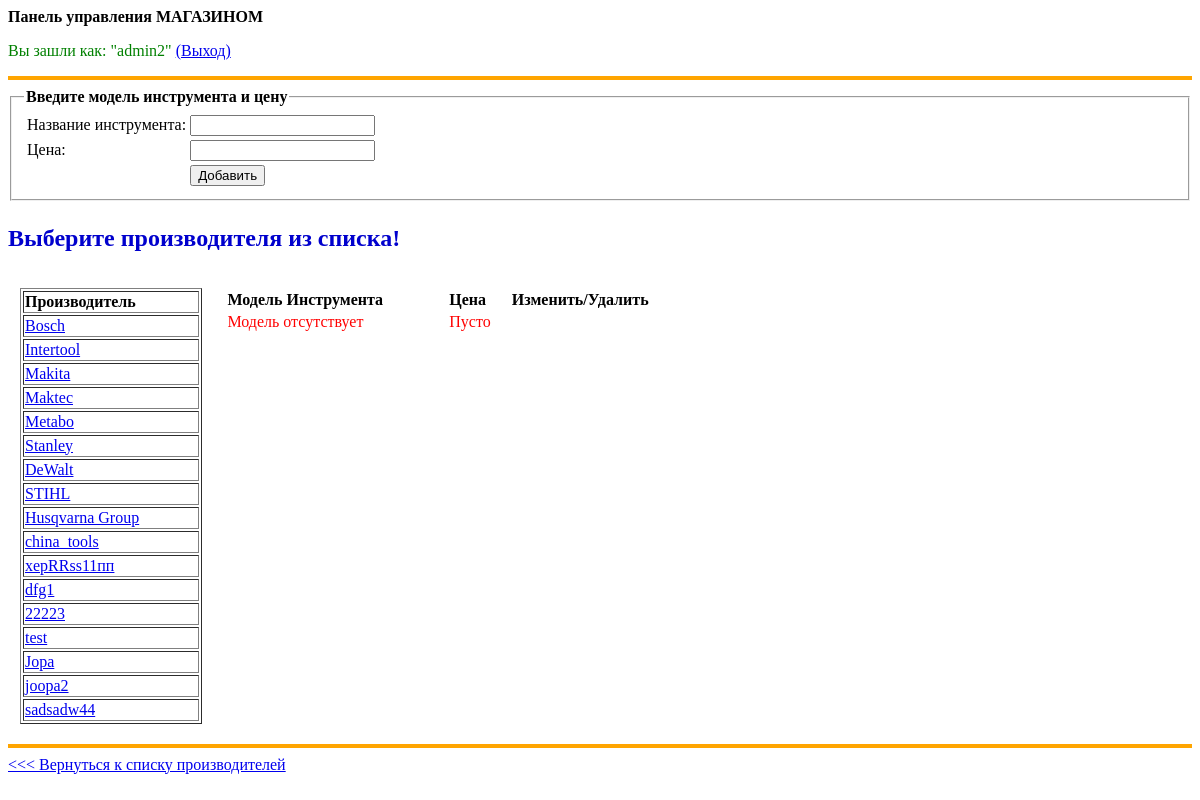
/edit_tools.php (signed in), run on the app's committed database.
### tables this page shows
CREATE TABLE IF NOT EXISTS `categories` (
  `id` int(11) NOT NULL AUTO_INCREMENT,
  `name` varchar(30) DEFAULT NULL,
  PRIMARY KEY (`id`)
);

### inc/charset_dbc_sess_s.php (called while the page is built, shortened)
<?php
include 'class DbConnect.php';
include 'class_Category.php';
include 'class_Product.php';
$obj_conn = new DbConnect('localhost', 'root', '', 'shop');
?>

### inc/class DbConnect.php (called while the page is built, shortened)
<?php
class DbConnect{
    private $host;
    private $login;
    private $pass;
    private $db_name;
    private $dbc;
    public function __construct ($host, $login, $pass, $db_name){
        $this->host = $host;
        $this->login = $login;
        $this->pass = $pass;
        $this->db_name = $db_name;
    }
    public function connect (){
        $this->dbc = mysqli_connect($this->host, $this->login, $this->pass, $this->db_name);
    }
    public function get_connection (){
        return $this->dbc;
    }
}
?>

### inc/class_Category.php (called while the page is built, shortened)
<?php
class Category {
    private $id;
    private $name;
    public function __construct($id, $name){
        $this->id = $id;
        $this->name = $name;
    }
    public static function find ($dbc){
        $query = "SELECT * FROM categories";
        $result = mysqli_query($dbc, $query);
        while ($row=mysqli_fetch_array($result)) {
            $arr[] = new Category($row['id'], $row['name']);
        }
        return $arr;
    }
    public function getId(){
        return $this->id;
    }
    public function getName(){
        return $this->name;
    }
}
?>

### inc/class_Product.php (called while the page is built, shortened)
<?php
class Product {
    private $category_id;
    public function __construct($id, $name, $price, $category_id){
        $this->category_id = $category_id;
    }
    public function getCategory_id(){
        return $this->category_id;
    }
    public static function findByCategoryId ($dbc, $category_id) {
        $query = "SELECT * FROM tools WHERE category_id ='".$category_id."'";
        $result = mysqli_query($dbc, $query);
        if (is_array($arr)){
            return $arr;
        }
        else {
            return 'Список Пуст';
        }
    }
    public static function findById($dbc, $id){
        $query = "SELECT * FROM tools WHERE id = '".$id."'";
        $result = mysqli_query($dbc, $query);
        $row = mysqli_fetch_array($result);
        return new Product ($row['id'], $row['name'], $row['price'], $row['category_id']);
    }
}
?>

### edit_tools.php (the view, shortened to what this page needs)
<?php
include 'inc/charset_dbc_sess_s.php';
$tools = array('id'=>'', 'name'=>'', 'price'=>'', 'category_id'=>$_GET['category_id']);
function form_add($tools, $title_form='Введите модель инструмента и цену', $button='Добавить') {
    echo '<form method="post" action="">
    <fieldset><legend><strong>'.$title_form.'</strong></legend>
    <table>
        <tr><td><label for="name">Название инструмента: </label></td>
        <td><input type="text" id="name" name="name" value="'.$tools['name'].'" /></td></tr>
        <tr><td><label for="price">Цена:</label></td>
        <td><input type="text" id="price" name="price" value="'.$tools['price'].'" /></td></tr>
        <tr><td><input type="hidden" name="id" value="'.$tools['id'].'" />
        <input type="hidden" name="category_id" value="'.$tools['category_id'].'" /></td>
        <td><input type="submit" name="submit" value="'.$button.'" /></td></tr>
    </table>
    </fieldset></form>';
}
include 'inc/site_head.php';
?>
<strong>Панель управления МАГАЗИНОМ</strong><br />
<p style="color: green">Вы зашли как: &quot;<?php echo $_SESSION['logged'].'&quot; <a href="edit_tools.php?action=4">(Выход)</a>'; ?></p>
<hr color="orange" size="4" />
<?php
switch ($_GET['message']) {
    default:
        form_add($tools);
        echo '<p class="categories">Выберите производителя из списка!</p>';
}
?>
<table border="0" width="60%" cellpadding="10">
        <tr><td width="15%" valign="top">
                <table border="1px" width="100%" cellpadding="1">
                    <tr><td><strong>Производитель</strong></td></tr>
                    <?php
                    foreach (Category::find($obj_conn->get_connection()) as $obj_category){
                        echo '<tr><td><a href="edit_tools.php?category_id='.$obj_category->getId().'&action=1">'.$obj_category->getName().'</a></td></tr>';
                    }
                    ?>
                    </td></table>
            <td width="45%" valign="top">
                <table width="100%" border="0" cellpadding="1">
                    <tr><td><strong>Модель Инструмента</strong></td><td><strong>Цена</strong></td><td><strong>Изменить/Удалить</strong></td></tr>
                    <?php
                    if (isset($_GET['category_id'])){
                        if (is_array(Product::findByCategoryId($obj_conn->get_connection(), $_GET['category_id']))){
                        foreach (Product::findByCategoryId($obj_conn->get_connection(), $_GET['category_id']) as $obj_product) {
                            echo '<tr><td>' . $obj_product->getName() . '</td><td>' . $obj_product->getPrice() . ' грн.</td>
                        <td><a href="edit_tools.php?id=' . $obj_product->getId() . '&action=2">Изменить</a>
                        / <a href="edit_tools.php?id=' . $obj_product->getId() . '&action=3">Удалить</a></td></tr>';
                        }
                    }
                        else {
                            echo '<tr><td style="color: red">Модель отсутствует</td><td style="color: red">Пусто</td></tr>';
                        }
                    }
                    else {
                        $category_id = Product::findById($obj_conn->get_connection(), $_GET['id'])->getCategory_id();
                        if (is_array(Product::findByCategoryId($obj_conn->get_connection(), $category_id))){
                            foreach (Product::findByCategoryId($obj_conn->get_connection(), $category_id) as $obj_product) {
                                echo '<tr><td>' . $obj_product->getName() . '</td><td>' . $obj_product->getPrice() . ' грн.</td>
                        <td><a href="edit_tools.php?id=' . $obj_product->getId() . '&action=2">Изменить</a>
                        / <a href="edit_tools.php?id=' . $obj_product->getId() . '&action=3">Удалить</a></td></tr>';
                            }
                        }
                        else {
                            echo '<tr><td style="color: red">Модель отсутствует</td><td style="color: red">Пусто</td></tr>';
                        }
                    }
                    ?>
                </table></td></tr>
<hr color="orange" size="4" />
<a href="edit_categories.php">&lt;&lt;&lt; Вернуться к списку производителей</a>
<?php
include 'inc/bottom.php';
?>

### style.css (style rules this page uses)
.categories { color: mediumblue; font-weight: bold; font-size: x-large; }

### data on the page
categories: name "Bosch"
categories: name "Intertool"
categories: name "Makita"
categories: name "Maktec"
categories: name "Metabo"
categories: name "Stanley"
categories: name "DeWalt"
categories: name "STIHL"
categories: name "Husqvarna Group"
categories: name "china_tools"
categories: name "xepRRss11пп"
categories: name "dfg1"
categories: name "22223"
categories: name "test"
categories: name "Jopa"
categories: name "joopa2"
categories: name "sadsadw44"

### other printed values
$_SESSION['logged'] "admin2"
$title_form "Введите модель инструмента и цену"
